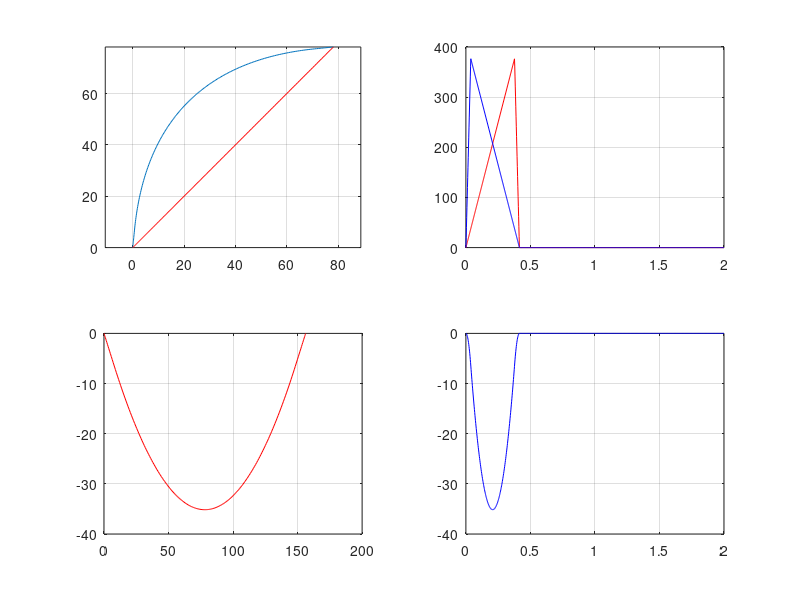
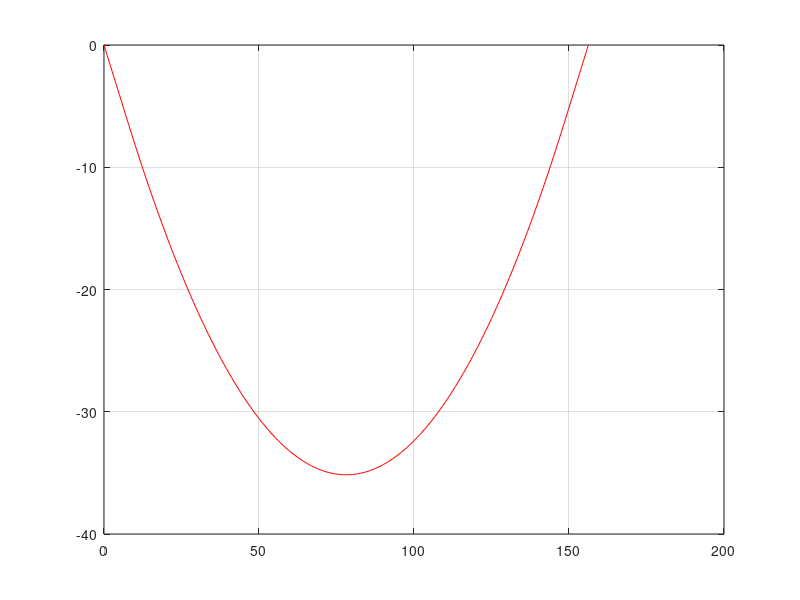

The MATLAB source for these figures, in order:
function [taux, tauy]=parabole2
clc
close all
clear all

%t=linspace(0, 10, 1000);
ustep=1/128;
xtarget=10000*ustep;
ytarget=10000*ustep;
theta=atan2(ytarget, xtarget);

ax=1000; dx=10000; % step/s2
ay=10000; dy=1000;

if (tan(theta)<1.0)
	accX=ax;	
	accY=ay*tan(theta);	
    decX=dx;	
	decY=dy*tan(theta);
else
	accX=ax/tan(theta);
	accY=ay;
    decX=dx/tan(theta);
	decY=dy;
end

taux=sqrt(0.5*(accX+decX)/accX/decX*xtarget)
tauy=sqrt(0.5*(accY+decY)/accY/decY*ytarget)

t=linspace(0, 2, 1000);

x=pos(t, taux, accX, decX);
y=pos(t, tauy, accY, decY);
vx=speed(t, taux, accX, decX);
vy=speed(t, tauy, accY, decY);

subplot(2, 2, 1)
plot(x, y, '-');
p=polyfit(x, y, 1)
p(2)=0;
p(1)=ytarget/xtarget;
fit=polyval(p, x);
grid on
axis equal
hold on
plot(x, fit, 'r')
subplot(2, 2, 4)
plot(t, fit-y, 'b')
grid on

subplot(2, 2, 2)
plot(t, vx, 'r');
hold on
plot(t, vy, 'b');
grid on
subplot(2, 2, 3)
%plot(t, vx, 'r');
plot(y+x, fit-y, 'r')
grid on

figure
plot(y+x, fit-y, 'r')
grid on
end


function x=pos(t, tau, acc, dec)
alpha=2*dec/(acc+dec);
alpha2=alpha*alpha;
x=0.5*acc*(t.^2).*(t<alpha*tau);
x=x+(0.5*acc*alpha2*tau^2+0.5*dec*(alpha-2)^2*tau^2-0.5*dec*(t-2*tau).^2).*(t>=alpha*tau & t<2*tau);
x=x+(0.5*acc*alpha2*tau^2+0.5*dec*(alpha-2)^2*tau^2).*(t>2*tau);
end

function v=speed(t, tau, acc, dec)
alpha=2*dec/(acc+dec);
alpha2=alpha*alpha;
v=acc*t.*(t<alpha*tau);
v=v+dec*(2*tau-t).*(t>=alpha*tau & t<2*tau);
end